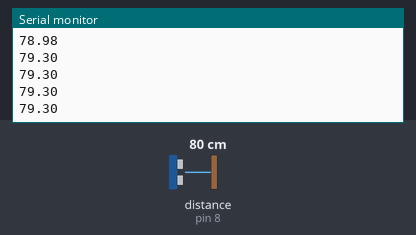
Simulated run of this sketch. Board: Arduino Uno, built with avr-gcc and run on an emulated ATmega328P. Shown: the last lines printed to the serial monitor. Wiring (inferred from the names in the program): ultrasonic range finder: trigger pin 9; echo pin 8. The test bench sets the inputs (shaded band); at power-on: distance to the obstacle (sensor on pin 8) 80 cm. The echo pulse lasts 58.3 µs per cm.

Above: at 1.2 s.
1.3 s: distance to the obstacle (sensor on pin 8) set to 2 cm
At 1.59 s:
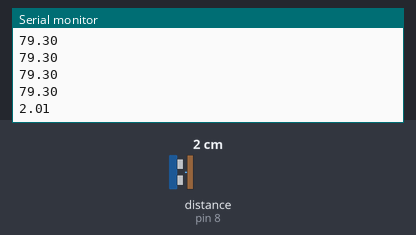
2.8 s: distance to the obstacle (sensor on pin 8) set to 4 cm
At 2.8 s:
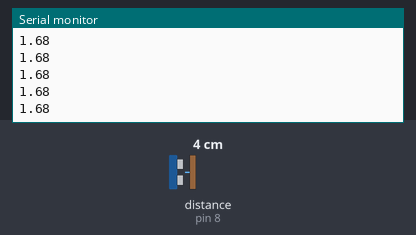
Timing chart, 0 to 5.8 s (numbered marks = the images above; inputs shaded):
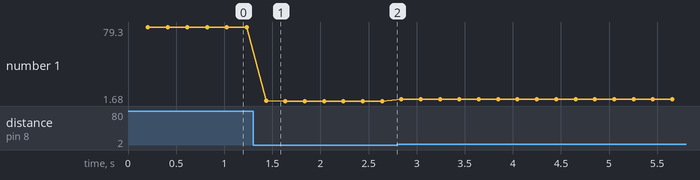

The sketch:

hc-sr04_test.ino
```cpp
#define trig 9
#define echo 8
void setup() {
  // put your setup code here, to run once:
  pinMode(trig, OUTPUT);
  pinMode(echo, INPUT);
  Serial.begin(9600);
}

void loop() {
  delay(200);
  digitalWrite(trig, HIGH);
  delayMicroseconds(10);
  digitalWrite(trig, LOW);
  float t= pulseIn(echo, HIGH);
  float dist=340*(t/10000)/2;
  Serial.println(dist);

}
```

Measured:
- after the input at 1.3 s, the serial monitor: prints a new line after 0.13 s (image 1)
- plotted number 1: 79.3 → 1.68 after the input at 1.3 s, 1.68 → 3.66 after the input at 2.8 s
